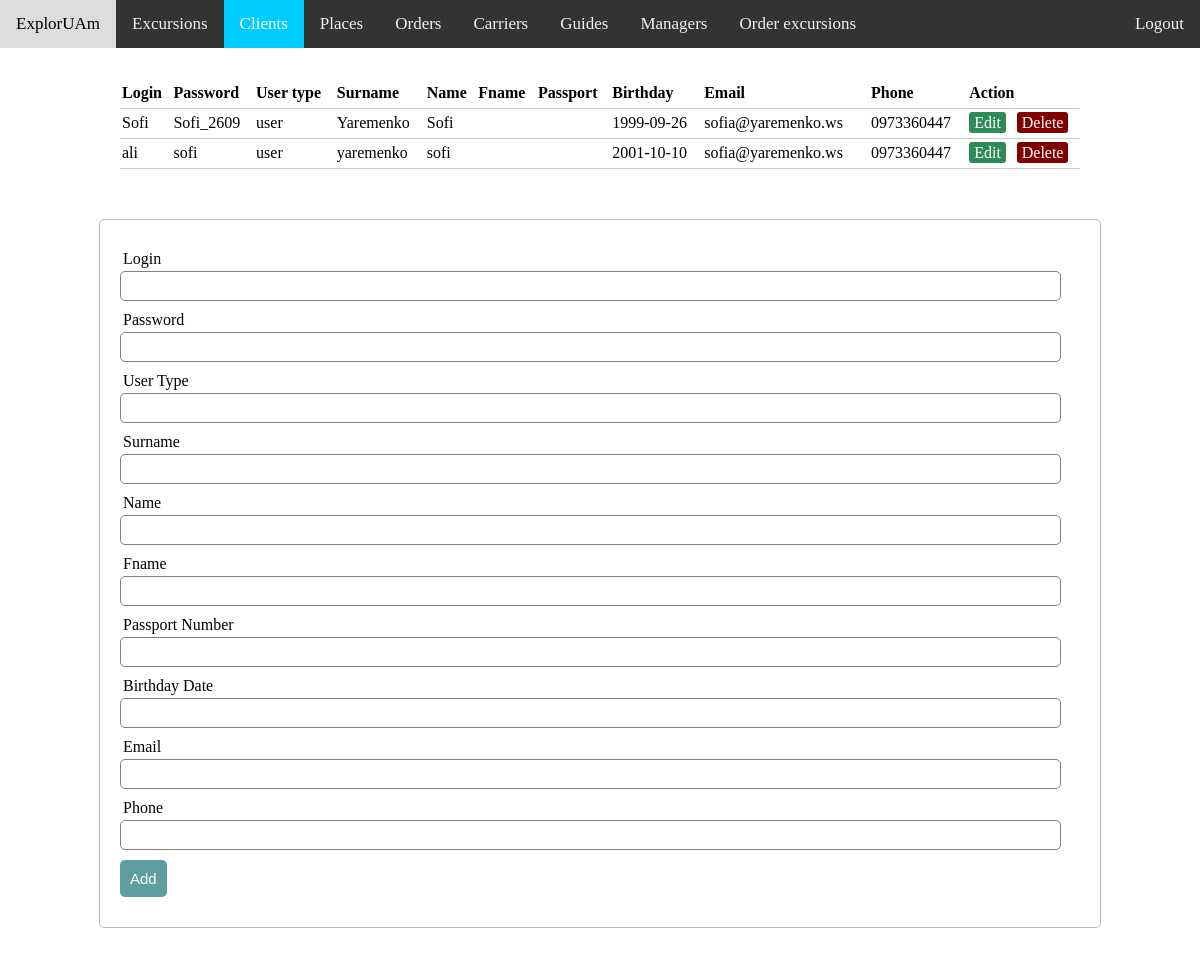
The page /admin_view/clients.php on the database as committed earlier.
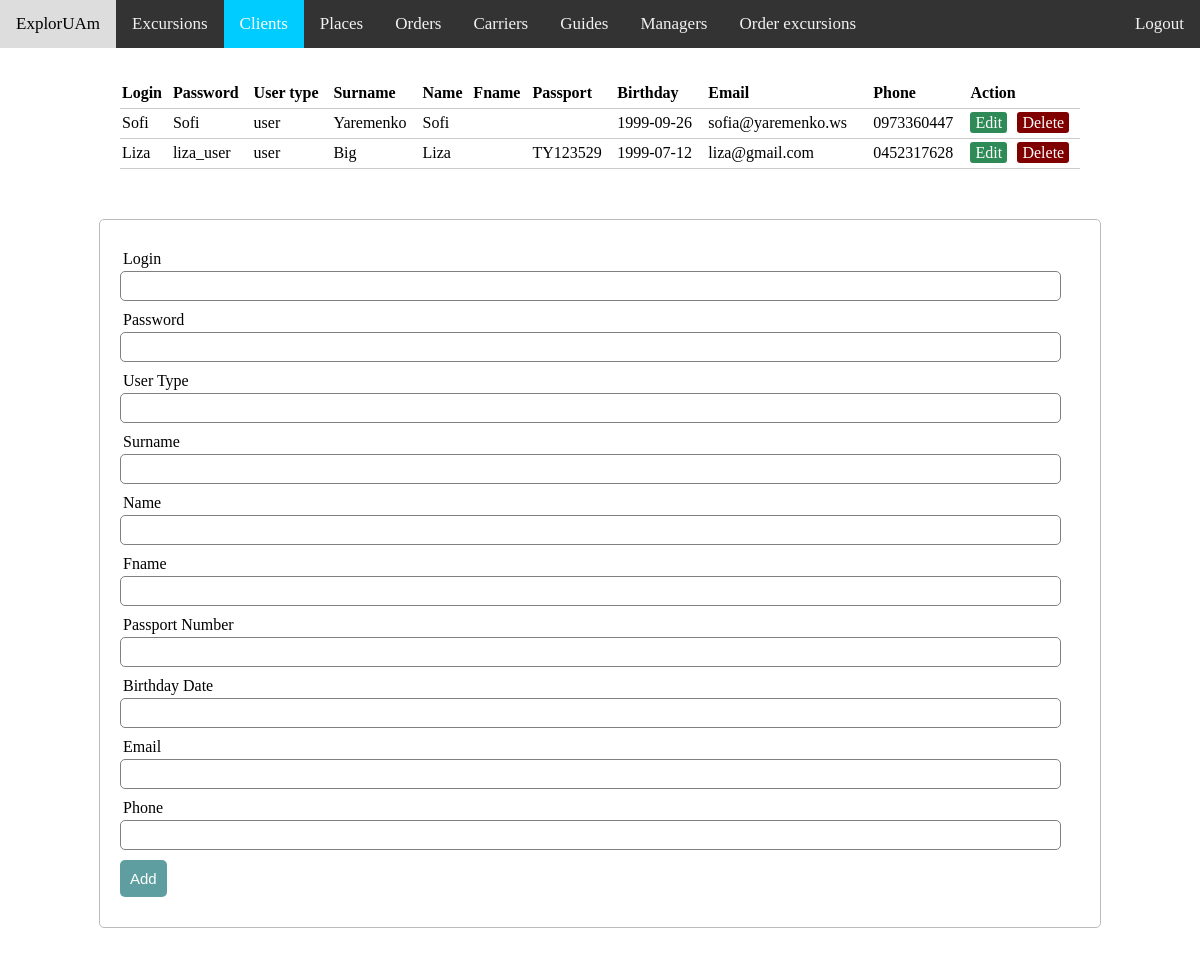
The same page on the database as committed later.
### tables this page shows
CREATE TABLE IF NOT EXISTS `clients` (
  `id_client` int(11) NOT NULL AUTO_INCREMENT,
  `cl_login` varchar(32) NOT NULL,
  `cl_password` varchar(32) NOT NULL,
  `user_type` varchar(5) NOT NULL,
  `cl_surname` varchar(30) NOT NULL,
  `cl_name` varchar(30) NOT NULL,
  `cl_fname` varchar(30) DEFAULT NULL,
  `passport_n` varchar(8) DEFAULT NULL,
  `birthday` date NOT NULL,
  `email` varchar(50) NOT NULL,
  `cl_phone` varchar(10) NOT NULL,
  PRIMARY KEY (`id_client`)
);

### admin_view/server.php (called while the page is built, shortened)
<?php
	$update = false;
	$cl_login= "";
	$cl_password= "";
	$user_type= "";
	$cl_surname= "";
	$cl_name= "";
	$cl_fname= "";
	$passport_n= "";
	$birthday= "";
	$email= "";
	$cl_phone= "";
?>

### admin_view/clients.php (the view, shortened to what this page needs)
<?php  include('server.php');
?>
<html>
<head>
<link rel="stylesheet" href="adminstyle.css">
</head>
<body>
<div class="topnav"> <a class="hover">ExplorUAm</a>
  <a href="excursions.php">Excursions</a>
  <a class="active" href="clients.php">Clients</a>
  <a href="places.php">Places</a>
  <a href="orders.php">Orders</a>
  <a href="carriers.php">Carriers</a>
  <a href="guides.php">Guides</a>
  <a href="managers.php">Managers</a>
  <a href="order_excursions.php">Order excursions</a>
  <a href="../main.php" style="float:right"> Logout </a>
</div>
<?php $results = mysqli_query($db, "SELECT * FROM clients"); ?>
<table>
  <thead>
    <tr>
      <th>Login</th>
      <th>Password</th>
      <th>User type</th>
      <th>Surname</th>
      <th>Name</th>
      <th>Fname</th>
      <th>Passport</th>
      <th>Birthday</th>
      <th>Email</th>
      <th>Phone</th>
      <th colspan="2">Action</th>
    </tr>
  </thead>
  <?php while ($row = mysqli_fetch_array($results)) { ?>
    <tr>
      <td><?php echo $row['cl_login']; ?></td>
      <td><?php echo $row['cl_password']; ?></td>
      <td><?php echo $row['user_type']; ?></td>
      <td><?php echo $row['cl_surname']; ?></td>
      <td><?php echo $row['cl_name']; ?></td>
      <td><?php echo $row['cl_fname']; ?></td>
      <td><?php echo $row['passport_n']; ?></td>
      <td><?php echo $row['birthday']; ?></td>
      <td><?php echo $row['email']; ?></td>
      <td><?php echo $row['cl_phone']; ?></td>
      <td>
        <a href="clients.php?edit_cl=<?php echo $row['id_client']; ?>" class="edit_btn" >Edit</a>
      </td>
      <td>
        <a href="server.php?del_cl=<?php echo $row['id_client']; ?>" class="del_btn">Delete</a>
      </td>
    </tr>
  <?php } ?>
</table>
  <form method="post" action="server.php" >
    <div class="input-group">
      <label>Login</label>
      <input type="text" name="login" value="<?php echo $cl_login; ?>">
    </div>
    <div class="input-group">
      <label>Password</label>
      <input type="text" name="password" value="<?php echo $cl_password; ?>">
    </div>
    <div class="input-group">
      <label>User Type</label>
      <input type="text" name="usertype"value="<?php echo $user_type; ?>">
    </div>
    <div class="input-group">
      <label>Surname</label>
      <input type="text" name="surname" value="<?php echo $cl_surname; ?>">
    </div>
    <div class="input-group">
      <label>Name</label>
      <input type="text" name="name" value="<?php echo $cl_name; ?>">
    </div>
    <div class="input-group">
      <label>Fname</label>
      <input type="text" name="fname" value="<?php echo $cl_fname; ?>">
    </div>
    <div class="input-group">
      <label>Passport Number</label>
      <input type="text" name="passport" value="<?php echo $passport_n; ?>">
    </div>
    <div class="input-group">
      <label>Birthday Date</label>
      <input type="text" name="birthday" value="<?php echo $birthday; ?>">
    </div>
    <div class="input-group">
      <label>Email</label>
      <input type="text" name="email" value="<?php echo $email; ?>">
    </div>
    <div class="input-group">
      <label>Phone</label>
      <input type="text" name="phone" value="<?php echo $cl_phone; ?>">
    </div>
    <div class="input-group">
      <?php if ($update == true): ?>
      <button class="btn" type="submit" name="update_cl" style="background: #ddd;" >Update</button>
      <?php else: ?>
      <button class="btn" type="submit" name="save_cl" >Add</button>
      <?php endif ?>
    </div>
  </form>
</body>
</html>

Rows that differ between the two databases and show on the page:
removed clients: cl_login "ali", cl_password "sofi", user_type "user", cl_surname "yaremenko", cl_name "sofi", birthday "2001-10-10", email "sofia@yaremenko.ws", cl_phone "0973360447"
changed clients "Sofi": cl_password "Sofi_2609" → "Sofi"
added clients: cl_login "Liza", cl_password "liza_user", user_type "user", cl_surname "Big", cl_name "Liza", passport_n "TY123529", birthday "1999-07-12", email "liza@gmail.com", cl_phone "0452317628"
